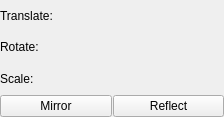
<?xml version="1.0" encoding="UTF-8"?>
<ui version="4.0">
 <class>Form</class>
 <widget class="QWidget" name="Form">
  <property name="geometry">
   <rect>
    <x>0</x>
    <y>0</y>
    <width>224</width>
    <height>117</height>
   </rect>
  </property>
  <property name="sizePolicy">
   <sizepolicy hsizetype="Preferred" vsizetype="Preferred">
    <horstretch>0</horstretch>
    <verstretch>0</verstretch>
   </sizepolicy>
  </property>
  <property name="windowTitle">
   <string>Form</string>
  </property>
  <layout class="QVBoxLayout" name="verticalLayout">
   <property name="spacing">
    <number>1</number>
   </property>
   <property name="margin">
    <number>0</number>
   </property>
   <item>
    <widget class="QLabel" name="translateLabel">
     <property name="text">
      <string>Translate:</string>
     </property>
    </widget>
   </item>
   <item>
    <widget class="QLabel" name="rotateLabel">
     <property name="text">
      <string>Rotate:</string>
     </property>
    </widget>
   </item>
   <item>
    <widget class="QLabel" name="scaleLabel">
     <property name="text">
      <string>Scale:</string>
     </property>
    </widget>
   </item>
   <item>
    <layout class="QHBoxLayout" name="horizontalLayout">
     <item>
      <widget class="QPushButton" name="mirrorImageBtn">
       <property name="toolTip">
        <string extracomment="Mirror the item across the global Y axis"/>
       </property>
       <property name="text">
        <string>Mirror</string>
       </property>
      </widget>
     </item>
     <item>
      <widget class="QPushButton" name="reflectImageBtn">
       <property name="text">
        <string>Reflect</string>
       </property>
      </widget>
     </item>
    </layout>
   </item>
  </layout>
 </widget>
 <resources/>
 <connections/>
</ui>
